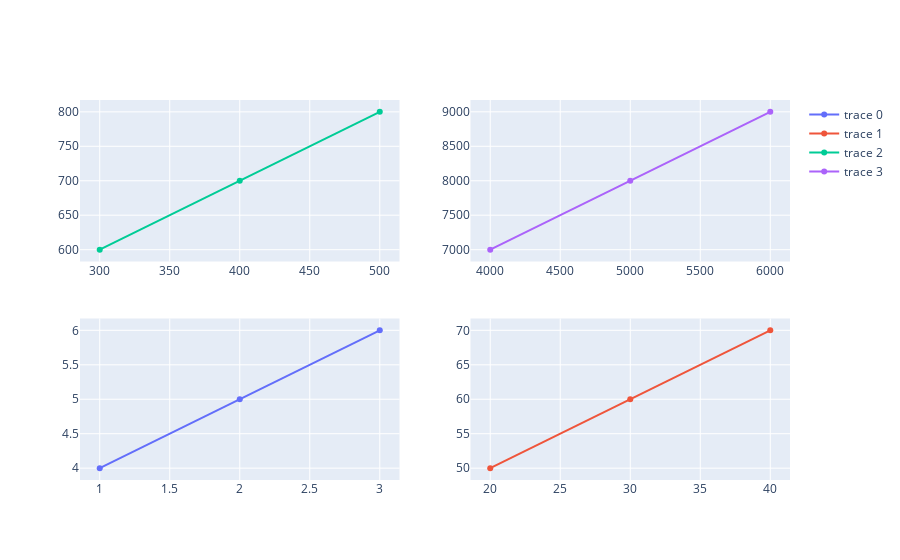

The code cell stored with this chart in its notebook:
### Code cell
import plotly.graph_objects as go
from plotly.subplots import make_subplots

fig = make_subplots(rows=2, cols=2, start_cell="bottom-left")

fig.add_trace(go.Scatter(x=[1, 2, 3], y=[4, 5, 6]),
              row=1, col=1)

fig.add_trace(go.Scatter(x=[20, 30, 40], y=[50, 60, 70]),
              row=1, col=2)

fig.add_trace(go.Scatter(x=[300, 400, 500], y=[600, 700, 800]),
              row=2, col=1)

fig.add_trace(go.Scatter(x=[4000, 5000, 6000], y=[7000, 8000, 9000]),
              row=2, col=2)

fig.show()

### Figure 1 — Plotly figure (JSON) as saved in the notebook; plotly's stock layout.template omitted (floating-point values rounded to 4 significant figures)
{"data": [{"type": "scatter", "x": [1, 2, 3], "xaxis": "x", "y": [4, 5, 6], "yaxis": "y"}, {"type": "scatter", "x": [20, 30, 40], "xaxis": "x2", "y": [50, 60, 70], "yaxis": "y2"}, {"type": "scatter", "x": [300, 400, 500], "xaxis": "x3", "y": [600, 700, 800], "yaxis": "y3"}, {"type": "scatter", "x": [4000, 5000, 6000], "xaxis": "x4", "y": [7000, 8000, 9000], "yaxis": "y4"}], "layout": {"autosize": true, "xaxis": {"anchor": "y", "autorange": true, "domain": [0, 0.45], "range": [0.871, 3.129], "type": "linear"}, "xaxis2": {"anchor": "y2", "autorange": true, "domain": [0.55, 1], "range": [18.71, 41.29], "type": "linear"}, "xaxis3": {"anchor": "y3", "autorange": true, "domain": [0, 0.45], "range": [287.1, 512.9], "type": "linear"}, "xaxis4": {"anchor": "y4", "autorange": true, "domain": [0.55, 1], "range": [3871.0, 6129.0], "type": "linear"}, "yaxis": {"anchor": "x", "autorange": true, "domain": [0, 0.425], "range": [3.802, 6.198], "type": "linear"}, "yaxis2": {"anchor": "x2", "autorange": true, "domain": [0, 0.425], "range": [48.02, 71.98], "type": "linear"}, "yaxis3": {"anchor": "x3", "autorange": true, "domain": [0.575, 1], "range": [580.2, 819.8], "type": "linear"}, "yaxis4": {"anchor": "x4", "autorange": true, "domain": [0.575, 1], "range": [6802.0, 9198.0], "type": "linear"}}}
